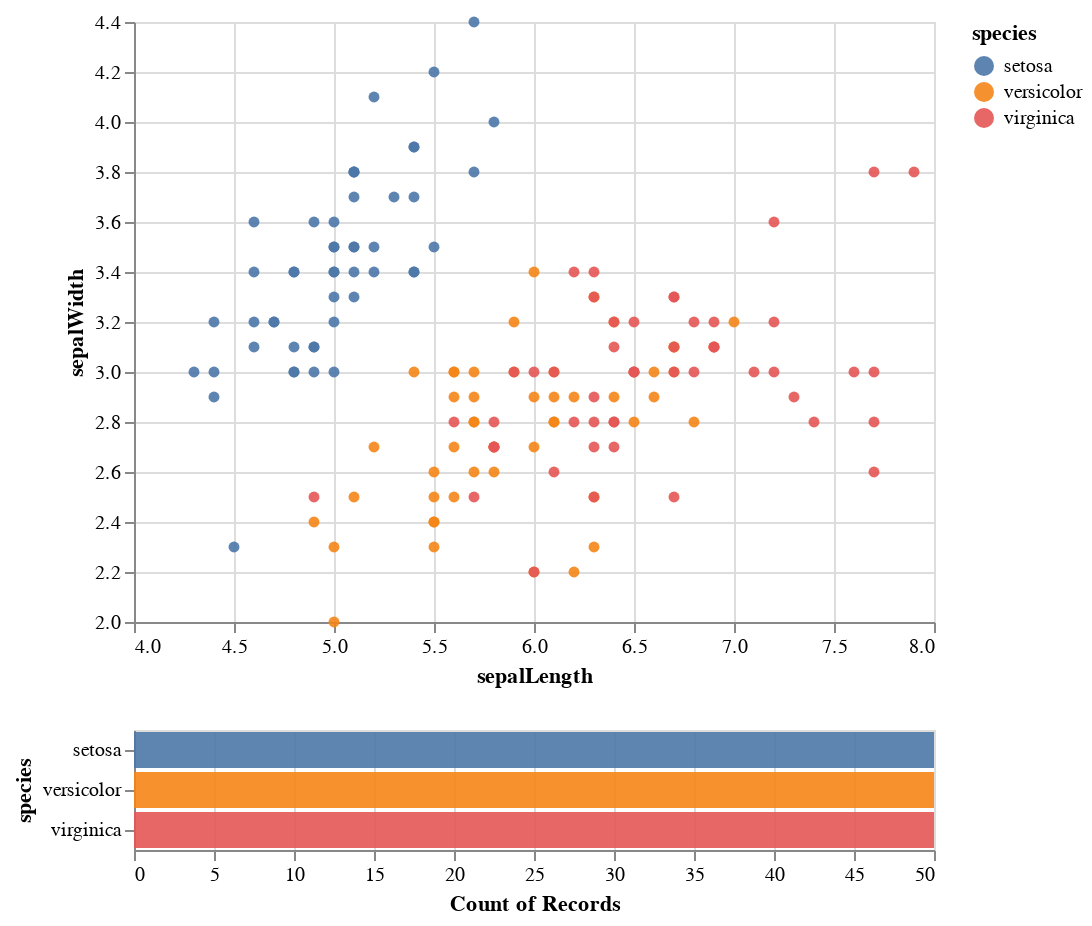

Notebook cell for this chart:
### Code cell
brush = alt.selection_interval()
click = alt.selection_multi(fields=['species'], 
                            bind='legend')
 
points = (alt.Chart(iris_data).mark_circle().encode(
    x=alt.X('sepalLength', scale=alt.Scale(zero=False)),
    y=alt.Y('sepalWidth', scale=alt.Scale(zero=False)),
    color=alt.condition(brush, 'species', 
                        alt.value('lightgray')),
    opacity=alt.condition(click, 
                          alt.value(0.9), alt.value(0.2)))
.add_selection(brush))

bars = (alt.Chart(iris_data).mark_bar().encode(
    x='count()',
    y='species',
    color='species',
    opacity=alt.condition(click, 
                          alt.value(0.9), alt.value(0.2)))
   .transform_filter(brush))

(points & bars).add_selection(click)

### Figure 1 — Vega-Lite specification as saved in the notebook (floating-point values rounded to 4 significant figures; data arrays with more than 128 entries replaced by an {"elided": "..."} marker saying what was removed)
{"config": {"view": {"continuousWidth": 400, "continuousHeight": 300}}, "vconcat": [{"mark": "circle", "encoding": {"color": {"condition": {"field": "species", "type": "nominal", "selection": "selector009"}, "value": "lightgray"}, "opacity": {"condition": {"value": 0.9, "selection": "selector010"}, "value": 0.2}, "x": {"field": "sepalLength", "scale": {"zero": false}, "type": "quantitative"}, "y": {"field": "sepalWidth", "scale": {"zero": false}, "type": "quantitative"}}, "selection": {"selector009": {"type": "interval"}, "selector010": {"type": "multi", "fields": ["species"], "bind": "legend"}}}, {"mark": "bar", "encoding": {"color": {"field": "species", "type": "nominal"}, "opacity": {"condition": {"value": 0.9, "selection": "selector010"}, "value": 0.2}, "x": {"aggregate": "count", "type": "quantitative"}, "y": {"field": "species", "type": "nominal"}}, "selection": {"selector010": {"type": "multi", "fields": ["species"], "bind": "legend"}}, "transform": [{"filter": {"selection": "selector009"}}]}], "data": {"name": "data-cb5f6f68883200d5e9a851f3ae4ae120"}, "$schema": "https://vega.github.io/schema/vega-lite/v4.17.0.json", "datasets": {"data-cb5f6f68883200d5e9a851f3ae4ae120": {"elided": "150 records"}}}
